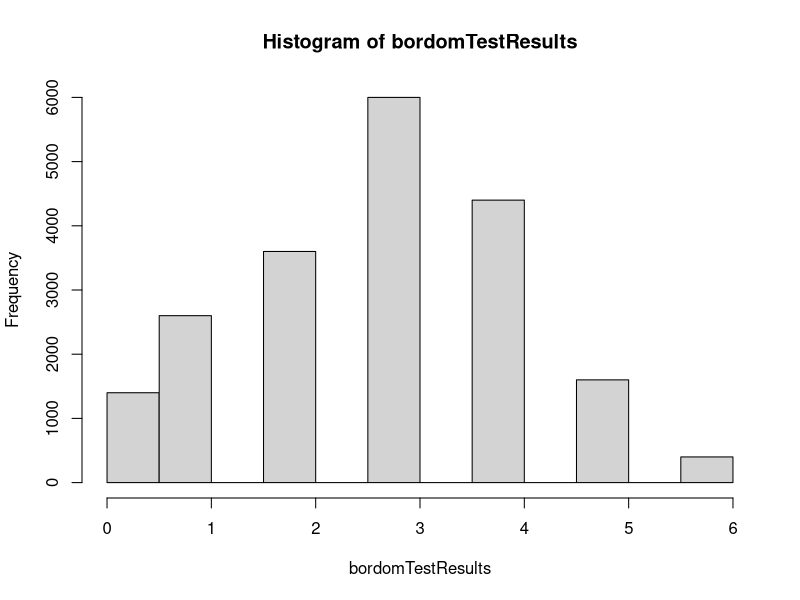

Reproduce this figure in R.
# AUTHOR: COLLIN MITCHELL
# DATE: 2015/8/15
# PURPOSE:
#        | This folder is for teaching myself Statistics using the textbook from my
#        | Statistics 101 class from Monroe Community College.
#        | This is for Chapter 5 of the book.
####################################################################################

#  Chapter 5 | The Binomial Probability Distribution and RElated Topics |

# 5.1 Introduction to Random Variables and Probability Distributions
### Check points
#   Distinguish between discrete and continuous random variables.
#   Graph discrete probability  distributions
#   Compute mew and sigma for a discrete probability Distribution.
#   Compute mew and sigma for a linear function of a random variable x.
#   Compute mew and sigma for a linear combination of two independent random variables.

# Random Variable:
##   a quantitative object x that has a possible chance of being selected.
# Discrete Random Variables: 
##   finite number of values
# Continuous Random Variables:
##   countless number of values in a line interval.

# Properties of a probability distribution:
# 1] There exists distinct probabilities for events.
# 2] Th sum of all events is 1.

# Dr. Mendoza's samples.
bordomTestResults <- c(rep(0, 1400), rep(1,2600), rep(2,3600), rep(3,6000), rep(4,4400), rep(5,1600), rep(6,400))
hist(bordomTestResults)

# The Greek letter mew for the population mean.
# The Greek letter sigma for the Population Standard Deviation.
# x Bar is for the sample probability mean.
# s is for the sample probability mean.

# mew   = Sum(P(x))| The summation of the probabilities of event X
# sigma = sqrt(Sum(x-Mew)^2P(x))

# Simulate finding the Standard Deviation of Tv purchasers
# Vector positions are = # of times infomercial viewed; 5 is actually 5+ views.
buyersVector <- c(.27, .31, .18, .09, .15)
mew <- sum(buyersVector * 1:5)
std <- sum( (1:5 - mew)^2 * buyersVector)


# 5.2 Binomial Probabilities
### Check points
# 